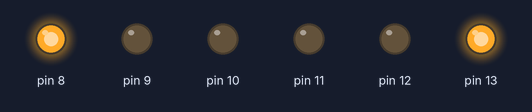
A sketch run on a simulated Arduino Uno, built with avr-gcc and run on an emulated ATmega328P. On the bench: output pins drawn as LEDs (lit = HIGH).

Above: at 0.02 s.
At 0.67 s:
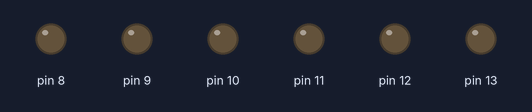
At 1.27 s:
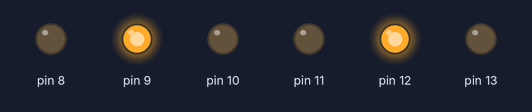
At 2.6 s:
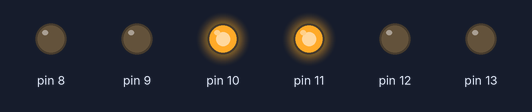
Timing chart, 0 to 3.0 s (numbered marks = the images above):
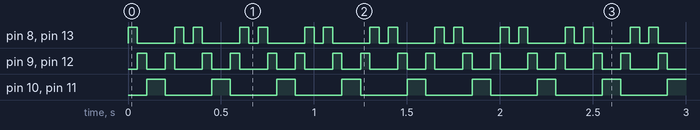

Measured:
- by itself, pin 8, pin 13: repeats every 0.35 s: LOW 0.20 s, HIGH 0.05 s, LOW 0.05 s, HIGH 0.05 s
- by itself, pin 9, pin 12: alternates HIGH for 0.05 s and LOW for 0.13 s
- by itself, pin 10, pin 11: alternates HIGH for 0.10 s and LOW for 0.25 s

The sketch:

a_better_modified_cylon_leds.ino
```cpp
void setup() {
  // put your setup code here, to run once:
DDRB = B111111;

}

void loop() {
  // put your main code here, to run repeatedly:
for (int i=0; i<7; i++) {
PORTB = B000001 << i ^ B100000 >> i; //^ bitwise XOR
//PORTB = B000001 << i | B100000 >>i; //this does the same as above

delay(50);
}

}
```
